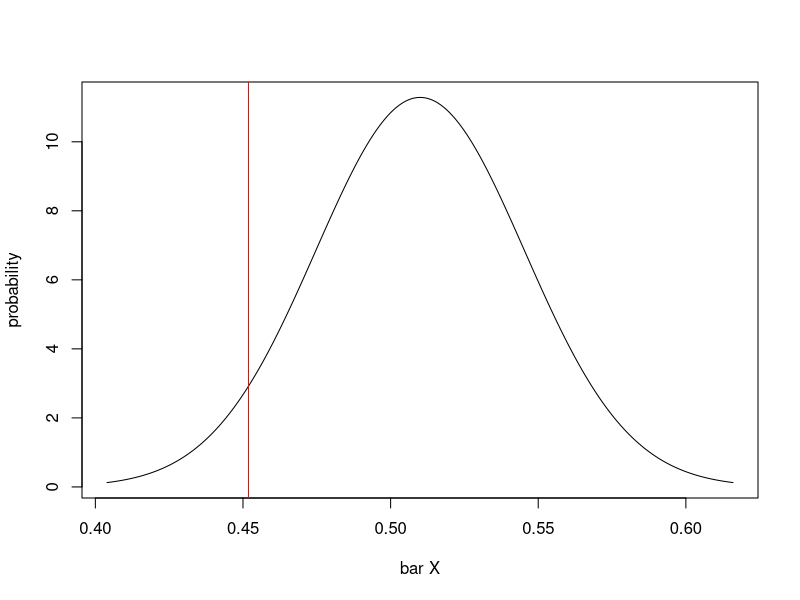
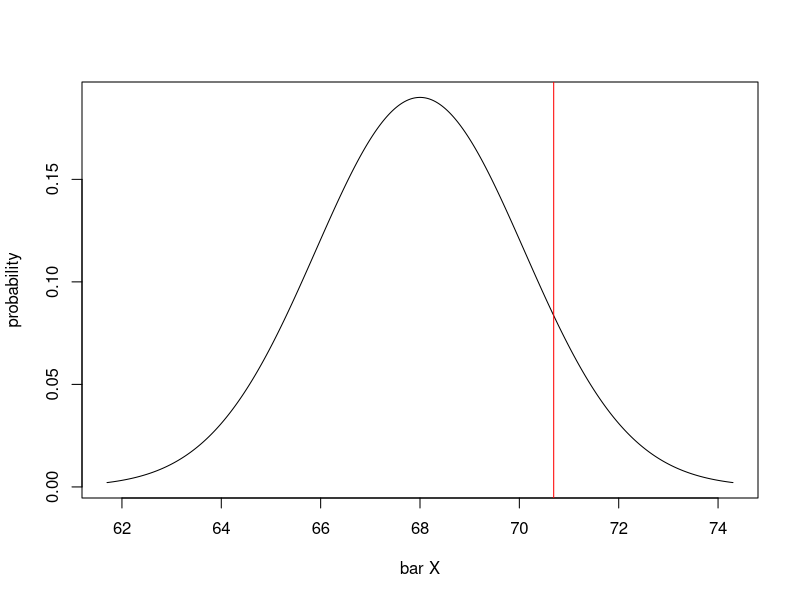

These figures' R source, in order:
## ---- chunk 1
knitr::opts_chunk$set(echo = TRUE)
## ---- chunk 2
se <- sqrt(0.51*0.49/200)
se

x <- seq(from=0.51-3*se, to=0.51+3*se, by=0.001)
y <- dnorm(x, 0.51, se)
plot(x, y, type="l", xlab="bar X", ylab="probability")
abline(v=qnorm(0.05, 0.51, se), col="red")
## ---- chunk 3
qnorm(0.05, 0.51, se)
pnorm(0.45, 0.51, se)
## ---- chunk 4
se <- 21/sqrt(100)
se
x <- seq(from=68-3*se, to=68+3*se, by=0.01)
y <- dnorm(x, 68, se)
plot(x, y, type="l", xlab="bar X", ylab="probability")
abline(v=qnorm(0.9, 68, se), col="red")
## ---- chunk 5
qnorm(0.9, 68, se)
pnorm(69.2, 68, se)
